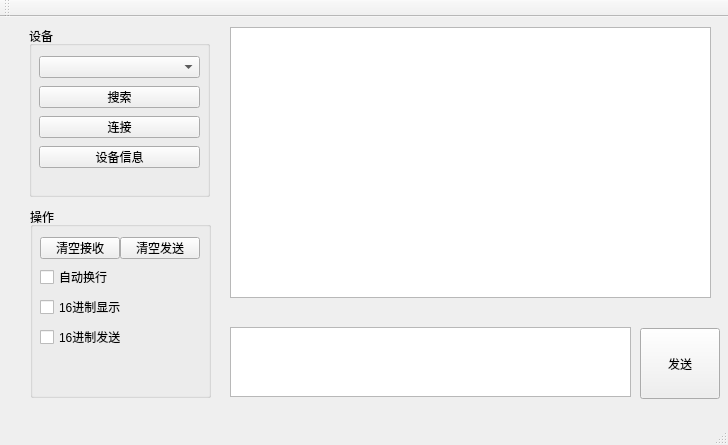
<?xml version="1.0" encoding="UTF-8"?>
<ui version="4.0">
 <class>MainWindow</class>
 <widget class="QMainWindow" name="MainWindow">
  <property name="geometry">
   <rect>
    <x>0</x>
    <y>0</y>
    <width>728</width>
    <height>445</height>
   </rect>
  </property>
  <property name="windowTitle">
   <string>MainWindow</string>
  </property>
  <widget class="QWidget" name="centralWidget">
   <widget class="QGroupBox" name="groupBox">
    <property name="geometry">
     <rect>
      <x>29</x>
      <y>9</y>
      <width>181</width>
      <height>171</height>
     </rect>
    </property>
    <property name="title">
     <string>设备</string>
    </property>
    <widget class="QPushButton" name="pushButton_search">
     <property name="geometry">
      <rect>
       <x>10</x>
       <y>60</y>
       <width>161</width>
       <height>22</height>
      </rect>
     </property>
     <property name="text">
      <string>搜索</string>
     </property>
    </widget>
    <widget class="QPushButton" name="pushButton_connect">
     <property name="geometry">
      <rect>
       <x>10</x>
       <y>90</y>
       <width>161</width>
       <height>22</height>
      </rect>
     </property>
     <property name="text">
      <string>连接</string>
     </property>
    </widget>
    <widget class="QComboBox" name="comboBox_device">
     <property name="geometry">
      <rect>
       <x>10</x>
       <y>30</y>
       <width>161</width>
       <height>22</height>
      </rect>
     </property>
    </widget>
    <widget class="QPushButton" name="pushButton_device_info">
     <property name="geometry">
      <rect>
       <x>10</x>
       <y>120</y>
       <width>161</width>
       <height>22</height>
      </rect>
     </property>
     <property name="text">
      <string>设备信息</string>
     </property>
    </widget>
   </widget>
   <widget class="QTextBrowser" name="textBrowser_rx">
    <property name="geometry">
     <rect>
      <x>230</x>
      <y>10</y>
      <width>481</width>
      <height>271</height>
     </rect>
    </property>
   </widget>
   <widget class="QTextEdit" name="textEdit_tx">
    <property name="geometry">
     <rect>
      <x>230</x>
      <y>310</y>
      <width>401</width>
      <height>70</height>
     </rect>
    </property>
   </widget>
   <widget class="QGroupBox" name="groupBox_2">
    <property name="geometry">
     <rect>
      <x>30</x>
      <y>190</y>
      <width>181</width>
      <height>191</height>
     </rect>
    </property>
    <property name="title">
     <string>操作</string>
    </property>
    <widget class="QPushButton" name="pushButton_clean_rx">
     <property name="geometry">
      <rect>
       <x>10</x>
       <y>30</y>
       <width>80</width>
       <height>22</height>
      </rect>
     </property>
     <property name="text">
      <string>清空接收</string>
     </property>
    </widget>
    <widget class="QPushButton" name="pushButton_clean_tx">
     <property name="geometry">
      <rect>
       <x>90</x>
       <y>30</y>
       <width>80</width>
       <height>22</height>
      </rect>
     </property>
     <property name="text">
      <string>清空发送</string>
     </property>
    </widget>
    <widget class="QCheckBox" name="checkBox_auto_new_line">
     <property name="geometry">
      <rect>
       <x>10</x>
       <y>60</y>
       <width>85</width>
       <height>20</height>
      </rect>
     </property>
     <property name="text">
      <string>自动换行</string>
     </property>
    </widget>
    <widget class="QCheckBox" name="checkBox_show_hex">
     <property name="geometry">
      <rect>
       <x>10</x>
       <y>90</y>
       <width>85</width>
       <height>20</height>
      </rect>
     </property>
     <property name="text">
      <string>16进制显示</string>
     </property>
    </widget>
    <widget class="QCheckBox" name="checkBox_hex_send">
     <property name="geometry">
      <rect>
       <x>10</x>
       <y>120</y>
       <width>85</width>
       <height>20</height>
      </rect>
     </property>
     <property name="text">
      <string>16进制发送</string>
     </property>
    </widget>
   </widget>
   <widget class="QPushButton" name="pushButton_send">
    <property name="geometry">
     <rect>
      <x>640</x>
      <y>311</y>
      <width>80</width>
      <height>71</height>
     </rect>
    </property>
    <property name="text">
     <string>发送</string>
    </property>
   </widget>
  </widget>
  <widget class="QMenuBar" name="menuBar">
   <property name="geometry">
    <rect>
     <x>0</x>
     <y>0</y>
     <width>728</width>
     <height>19</height>
    </rect>
   </property>
  </widget>
  <widget class="QToolBar" name="mainToolBar">
   <attribute name="toolBarArea">
    <enum>TopToolBarArea</enum>
   </attribute>
   <attribute name="toolBarBreak">
    <bool>false</bool>
   </attribute>
  </widget>
  <widget class="QStatusBar" name="statusBar"/>
 </widget>
 <layoutdefault spacing="6" margin="11"/>
 <resources/>
 <connections/>
</ui>
